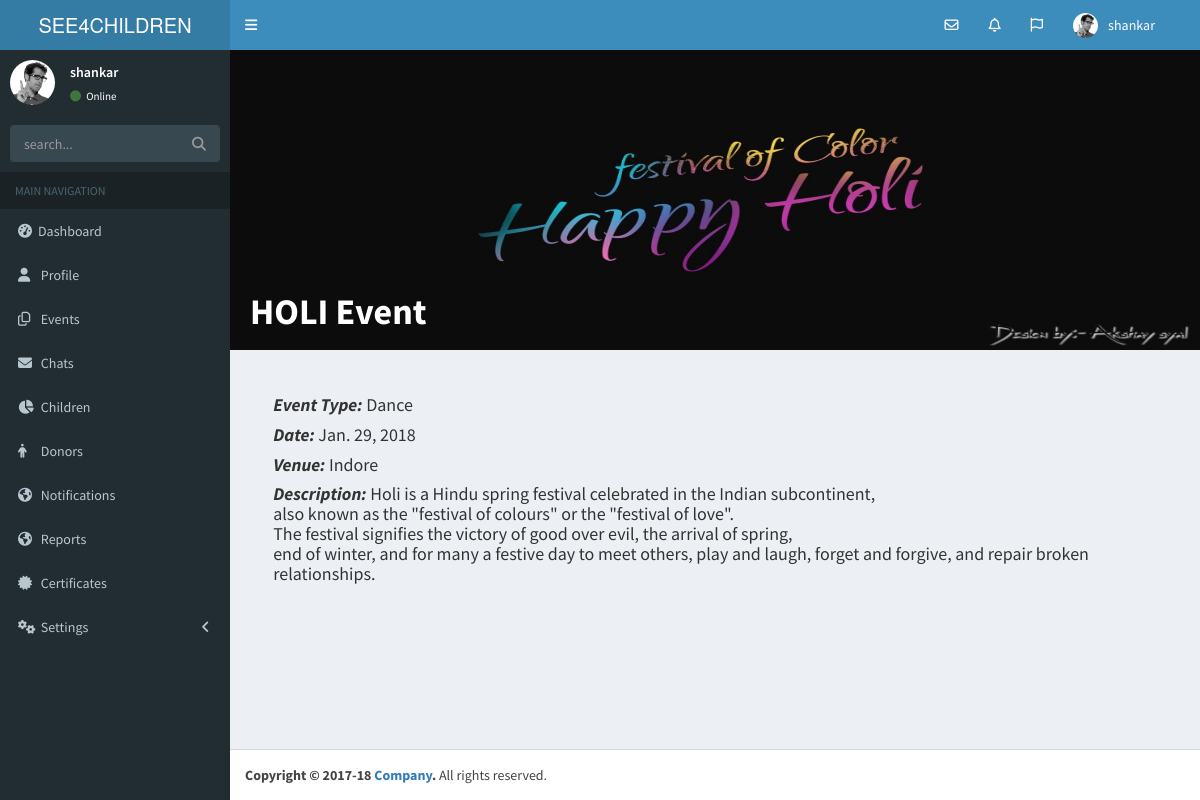
/event_details/6/ (signed in), run on the app's committed database.
### NGO/models.py (models this page shows, shortened)
class Events(models.Model):
    ngo = models.ForeignKey(NGO, on_delete=models.CASCADE)
    name = models.CharField(max_length=100)
    type = models.CharField(max_length=100)
    date = models.DateField()
    place = models.CharField(max_length=100)
    description = models.TextField()
    image = models.ImageField(upload_to='events/', blank=True)
    organizer = models.CharField(max_length=30)

### NGO/views.py (the view)
# urls.py: url(r'^event_details/(?P<id>\d+)/$', views.event_details, name='event_details'),
@login_required
def event_details(request, id):
    form = get_object_or_404(Events, id=id)
    return render(request,
                  'ngo/event_details.html',
                  {'form': form})

### templates/ngo/event_details.html (shortened to what this page needs)
{% extends 'ngo/base.html' %}
{% load staticfiles %}
{% block content %}
    <div class="content-wrapper">
    <div class="container1">
    {% if form.image %}
        <img src="{% if form %}{{ form.image.url }}{% endif %}" height="300px" width="100%;">
    {% else %}
    <img src="" alt="No image">
    {% endif %}
    <div class="bottom-left"><h1><b>{{ form.name.upper }} Event</b></h1></div>
    </div>
<br>
    <section class="content">
        <div style="margin-left: 3%">
            <h4><i><b>Event Type: </b></i>{{ form.type }}</h4>
            <h4><i><b>Date: </b></i>{{ form.date }}</h4>
            <h4><i><b>Venue: </b></i>{{ form.place }}</h4>
            <h4><i><b>Description: </b></i>{{ form.description|safe }}</h4>
        </div>
    </section>
    </div>
{% endblock %}

### templates/ngo/base.html (shortened to what this page needs)
<!DOCTYPE html>
<html>
<head>
    {% load staticfiles %}
  <link rel="stylesheet" href="{% static 'bower_components/bootstrap/dist/css/bootstrap.min.css' %}">
  <link rel="stylesheet" href="{% static 'bower_components/font-awesome/css/font-awesome.min.css' %}">
  <link rel="stylesheet" href="{% static 'bower_components/Ionicons/css/ionicons.min.css' %}">
  <link rel="stylesheet" href="{% static 'dist/css/AdminLTE.min.css' %}">
  <link rel="stylesheet" href="{% static 'dist/css/skins/_all-skins.min.css' %}">
  <link rel="stylesheet" href="{% static 'plugins/bootstrap-wysihtml5/bootstrap3-wysihtml5.min.css' %}">
  <link rel="stylesheet" href="http://code.jquery.com/ui/1.8.18/themes/base/jquery-ui.css" type="text/css" media="all"/>
</head>
<body class="hold-transition skin-blue sidebar-mini">
 <header class="main-header">
    <a href="/" class="logo">
      <span class="logo-lg">SEE4CHILDREN</span>
    </a>
    <nav class="navbar navbar-static-top" role="navigation">
      <a href="#" class="sidebar-toggle" data-toggle="push-menu" role="button">
      </a>
      <div class="navbar-custom-menu">
        <ul class="nav navbar-nav">
          <li class="dropdown messages-menu">
            <a href="#" class="dropdown-toggle" data-toggle="dropdown">
              <i class="fa fa-envelope-o"></i>
            </a>
          </li>
          <li class="dropdown notifications-menu">
            <a href="#" class="dropdown-toggle" data-toggle="dropdown">
              <i class="fa fa-bell-o"></i>
            </a>
          </li>
          <li class="dropdown tasks-menu">
            <a href="#" class="dropdown-toggle" data-toggle="dropdown">
              <i class="fa fa-flag-o"></i>
            </a>
          </li>
          <li class="dropdown user user-menu">
            <a href="#" class="dropdown-toggle" data-toggle="dropdown">
              <img src="{% static "dist/img/user2-160x160.jpg" %}" class="user-image" alt="User Image">
              <span class="hidden-xs">{{ user }}</span>
            </a>
          </li>
          <li>
            <a href="#"></a>
          </li>
        </ul>
      </div>
    </nav>
  </header>
  <aside class="main-sidebar">
      {% if not loggedIn %}
    <section class="sidebar">
      <div class="user-panel">
        <div class="pull-left image">
          <img src="{% static "dist/img/user2-160x160.jpg" %}" class="img-circle" alt="User Image">
        </div>
        <div class="pull-left info">
          <p>{{ user }}</p>
          <a href="#"><i class="fa fa-circle text-success"></i> Online</a>
        </div>
      </div>
      <form method="get" role="search" action="{% url 'NGO:index' %}" class="sidebar-form">
        <div class="input-group">
          <input type="text" name="q" class="form-control" value="{{ request.GET.get }}" placeholder="search...">
          <span class="input-group-btn">
              <button type="submit" class="btn btn-flat"><i class="fa fa-search"></i>
              </button>
            </span>
        </div>
      </form>
        <ul class="sidebar-menu" data-widget="tree">
        <li class="header">MAIN NAVIGATION</li>
        <li>
          <a href="/">
            <i class="fa fa-dashboard"></i><span>Dashboard</span>
          </a>
        </li>
        <li>
          <a href="/profile/">
            <i class="fa fa-user"></i> <span>Profile</span>
          </a>
        </li>
        <li>
          <a href="/event_list/">
            <i class="fa fa-files-o"></i>
            <span>Events</span>
          </a>
        </li>
        <li>
          <a href="/messages/admin/">
            <i class="fa fa-envelope"></i> <span>Chats</span>
          </a>
        </li>
        <li>
          <a href="/children_list/">
            <i class="fa fa-pie-chart"></i>
            <span>Children</span>
          </a>
        </li>
        <li>
          <a href="/donor_list/">
            <i class="fa fa-male"></i> <span>Donors</span>
          </a>
        </li>
         <li>
          <a href="/notification_list/">
            <i class="fa fa-globe"></i> <span>Notifications</span>
          </a>
        </li>
        <li>
          <a href="/reports/">
            <i class="fa fa-globe"></i> <span>Reports</span>
          </a>
        </li>
        <li>
          <a href="/certificate/">
            <i class="fa fa-certificate"></i> <span>Certificates</span>
          </a>
        </li>
        <li class="treeview">
          <a href="#">
            <i class="fa fa-gears"></i> <span>Settings</span>
            <span class="pull-right-container">
              <i class="fa fa-angle-left pull-right"></i>
            </span>
          </a>
        </li>
        </ul>
    </section>
      {% endif %}
  </aside>
    {% block content %}
    {% endblock %}
<footer class="main-footer">
    <strong>Copyright &copy; 2017-18 <a href="#">Company</a>.</strong> All rights reserved.
  </footer>
</body>
</body>
</html>

### templates/ngo/event_details.html (style rules this page uses)
.container1 { position: relative; text-align: center; color: white; }
.bottom-left { position: absolute; bottom: 8px; left: 20px; }

### data on the page
Events: image (picture), name "HOLI", type "Dance", date "Jan. 29, 2018", place "Indore", description "Holi is a Hindu spring festival celebrated in the Indian subcontinent, also known as the \"festival of colours\" or the \"festival of love\". The festival signifies the victory of good over evil, the arrival of spring, end of winter, and for many a festive day to meet others, play and laugh, forget and forgive, and repair broken relationships."

### other printed values
{{ user }} "shankar"
